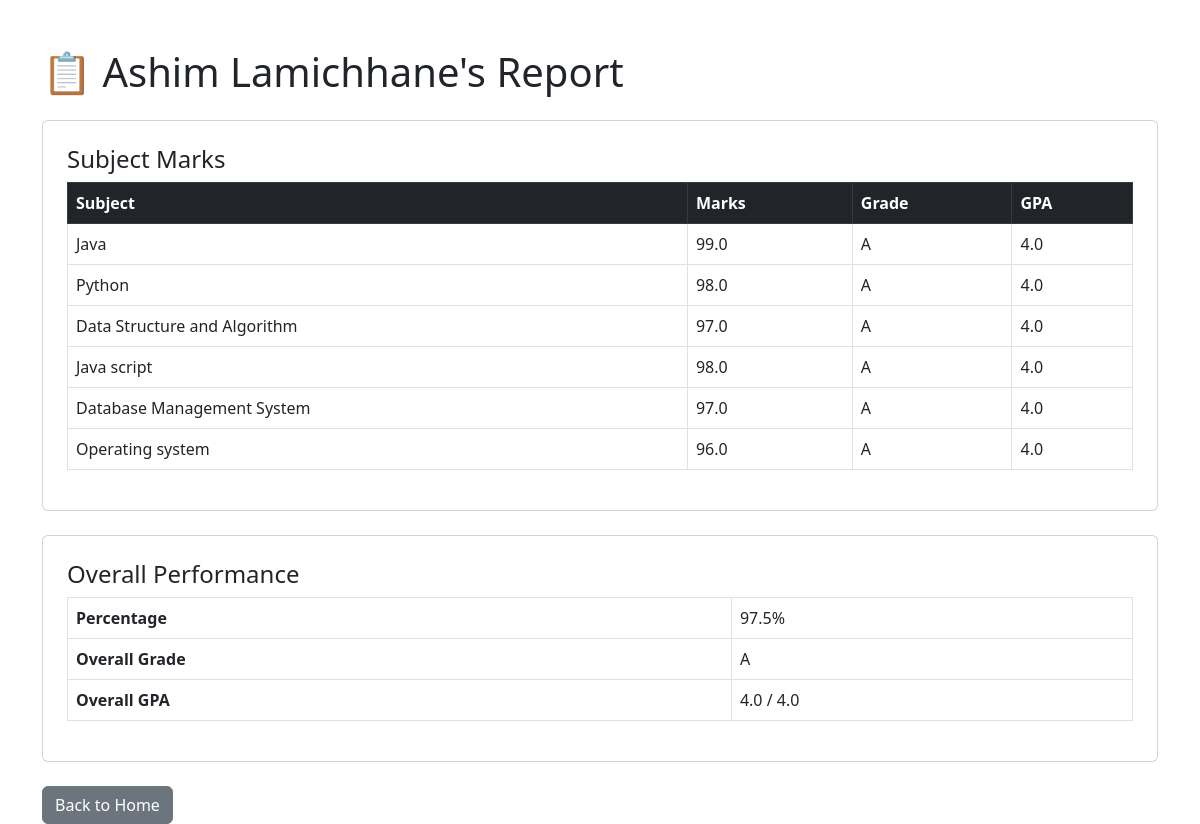
Screenshot of /student/1 with the database file from the repository.
### tables this page shows
CREATE TABLE student (
                   id INTEGER PRIMARY KEY AUTOINCREMENT,
                   name TEXT
                   );

CREATE TABLE subjects(
           id INTEGER PRIMARY KEY AUTOINCREMENT,
           student_id INTEGER,
            subject_name TEXT,
            marks REAL,
            FOREIGN KEY(student_id) REFERENCES students(id));

### app.py (the view)
@app.route("/student/<int:id>")
def student_detail(id):
    conn = get_db()
    cursor = conn.cursor()
    cursor.execute("SELECT * FROM student WHERE id = ?", (id,))
    student = cursor.fetchone()
    cursor.execute("SELECT * FROM subjects WHERE student_id = ?", (id,))
    subjects = cursor.fetchall()
    conn.close()
    subject_list = []
    for s in subjects:
        gpa, grade = calculate_gpa(s["marks"])
        subject_list.append({
            "name": s["subject_name"],
            "marks": s["marks"],
            "grade": grade,
            "gpa": gpa
        })
    if subject_list:
        avg_marks = sum(s["marks"] for s in subject_list) / len(subject_list)
        overall_gpa, overall_grade = calculate_gpa(avg_marks)
        percentage = round(avg_marks, 2)
    else:
        percentage = overall_gpa = 0
        overall_grade = "N/A"
    return render_template("student.html",
                         student=student,
                         subjects=subject_list,
                         percentage=percentage,
                         overall_gpa=overall_gpa,
                         overall_grade=overall_grade)

### app.py (called while the page is built)
def get_db():
    conn = sqlite3.connect("student.db")
    conn.row_factory = sqlite3.Row
    return conn

def calculate_gpa(marks):
    if marks >= 90:
        return 4.0, "A"
    elif marks >= 80:
        return 3.7, "A-"
    elif marks >= 70:
        return 3.3, "B+"
    elif marks >= 60:
        return 3.0, "B"
    elif marks >= 50:
        return 2.0, "C"
    elif marks >= 40:
        return 1.0, "D"
    else:
        return 0.0, "F"

### Templates/student.html (shortened to what this page needs)
<!DOCTYPE html>
<html lang="en">
<head>
    <link href="https://cdn.jsdelivr.net/npm/bootstrap@5.3.0/dist/css/bootstrap.min.css" rel="stylesheet">
</head>
<body class="container mt-5">
    <h1 class="mb-4">📋 {{ student["name"] }}'s Report</h1>
    <div class="card p-4 mb-4">
        <h4>Subject Marks</h4>
        <table class="table table-bordered table-hover">
            <thead class="table-dark">
                <tr>
                    <th>Subject</th>
                    <th>Marks</th>
                    <th>Grade</th>
                    <th>GPA</th>
                </tr>
            </thead>
            <tbody>
                {% for subject in subjects %}
                <tr>
                    <td>{{ subject["name"] }}</td>
                    <td>{{ subject["marks"] }}</td>
                    <td>{{ subject["grade"] }}</td>
                    <td>{{ subject["gpa"] }}</td>
                </tr>
                {% endfor %}
            </tbody>
        </table>
    </div>
    <div class="card p-4 mb-4">
        <h4>Overall Performance</h4>
        <table class="table table-bordered">
            <tr>
                <th>Percentage</th>
                <td>{{ percentage }}%</td>
            </tr>
            <tr>
                <th>Overall Grade</th>
                <td>{{ overall_grade }}</td>
            </tr>
            <tr>
                <th>Overall GPA</th>
                <td>{{ overall_gpa }} / 4.0</td>
            </tr>
        </table>
    </div>
    <a href="/" class="btn btn-secondary">Back to Home</a>
</body>
</html>

### rows the page displays
student: name "Ashim Lamichhane"
subjects: name "Java", marks "99.0", grade "A", gpa "4.0"
subjects: name "Python", marks "98.0", grade "A", gpa "4.0"
subjects: name "Data Structure and Algorithm", marks "97.0", grade "A", gpa "4.0"
subjects: name "Java script", marks "98.0", grade "A", gpa "4.0"
subjects: name "Database Management System", marks "97.0", grade "A", gpa "4.0"
subjects: name "Operating system", marks "96.0", grade "A", gpa "4.0"

### other values shown
{{ percentage }} "97.5"
{{ overall_grade }} "A"
{{ overall_gpa }} "4.0"
